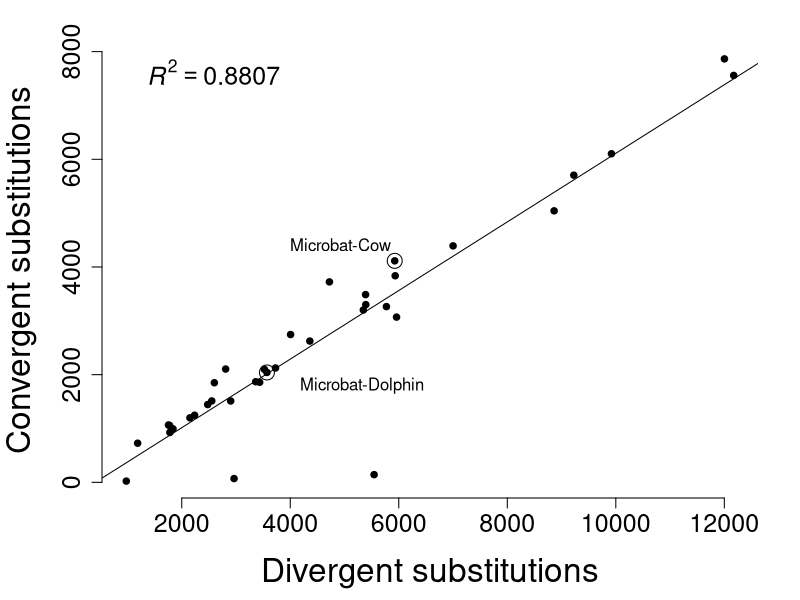

The R source for this figure:
############################################################
# For website convergence figure, 08.18
#
# Gregg Thomas
############################################################

library(ggplot2)
this.dir <- dirname(parent.frame(2)$ofile)
setwd(this.dir)
cat("----------\n")

total_com = c(193262,95746,107004,127158,125852,111824,124553,141228,148834,159247,177903,176445,163967,175616,190806,56589,77901,77074,61287,75272,93205,89581,88468,73150,87006,104450,108758,94232,107588,124535,93313,106469,123234,91790,109150,121728)
com = c(12173,2237,3436,5392,5934,3523,5347,7001,3728,5772,9226,9920,5959,8863,12002,978,1776,1839,1187,1755,2151,2553,2902,1781,2478,3363,4722,2809,4006,5388,2964,4361,5925,2601,3570,5545)
total_con = c(197877,96736,108581,129249,127949,113248,126699,143837,150438,161755,181424,180262,166857,179436,194943,57544,78620,77920,61747,75962,94158,90622,89859,74004,88039,105944,109757,94937,108849,126436,96207,108206,125045,92541,110679,127130)
con = c(7558,1247,1859,3301,3837,2099,3201,4392,2124,3264,5705,6103,3069,5043,7865,23,1057,993,727,1065,1198,1512,1511,927,1445,1869,3723,2104,2745,3487,70,2624,4114,1850,2041,143)

total_con_sim = c(124600,54594,61004,74195,73695,61861,73279,81528,93432,99795,112768,112239,100580,111876,120037,29172,42386,41891,29967,41520,49883,48853,48357,36412,47987,56289,61551,49614,61174,69453,49427,60714,68999,48832,57151,68997)
con_sim = c(1316,181,299,470,486,311,515,638,355,520,909,954,604,930,1141,2,150,161,76,145,154,211,223,159,206,276,391,319,381,474,22,357,444,230,283,59)

micro_dol_con=2041
micro_dol_com = 3570
micro_dol_total=110679
micro_cow_con=4114
micro_cow_com=5925
micro_cow_total=125045

#par(mfcol=c(2,1))
#com_reg = lm(com ~ total_com)
#plot(total_com,com)
#abline(com_reg)
#legend("topleft",bty="n",legend=paste("R^2 = ", format(summary(com_reg)$adj.r.squared, digits=4)))
#points(109150,3570,col="blue",pch=16)
#abort

png(filename="conv2.png")
par(mfcol=c(1,1),mar=c(5, 5, 2, 2) + 0.1,mgp=c(3.4,0.9,0))
com_con_reg = lm(con ~ com)

plot(com,con,xlab="Divergent substitutions",ylab="Convergent substitutions",cex.lab=2,cex=1.3,cex.axis=1.5,pch=20,bty='n')
abline(com_con_reg)

r2 = summary(com_con_reg)$adj.r.squared
leg = bquote(italic(R)^2 == .(format(r2, digits=4)))
legend("topleft",bty="n",legend=leg,cex=1.5)

points(3570,2041,col="black",pch=1,cex=2)
points(5925,4114,col="black",pch=1,cex=2)
text(3570+1750,2041-250,labels="Microbat-Dolphin")
text(5925-1000,4114+300,labels="Microbat-Cow")
dev.off()